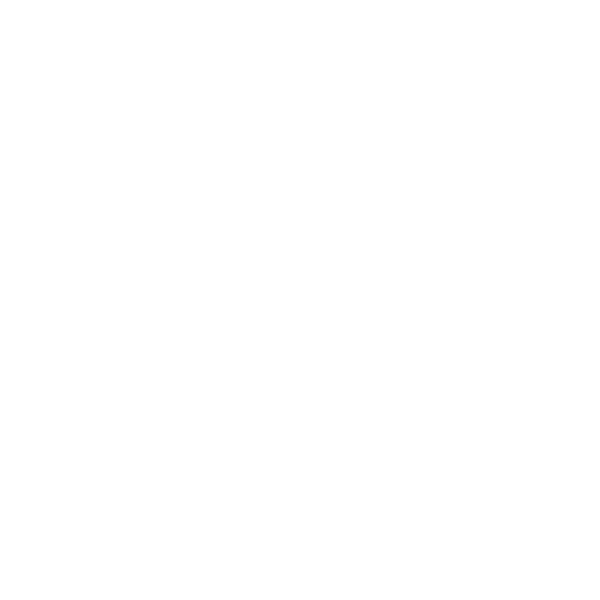
Frame 1 (no input)
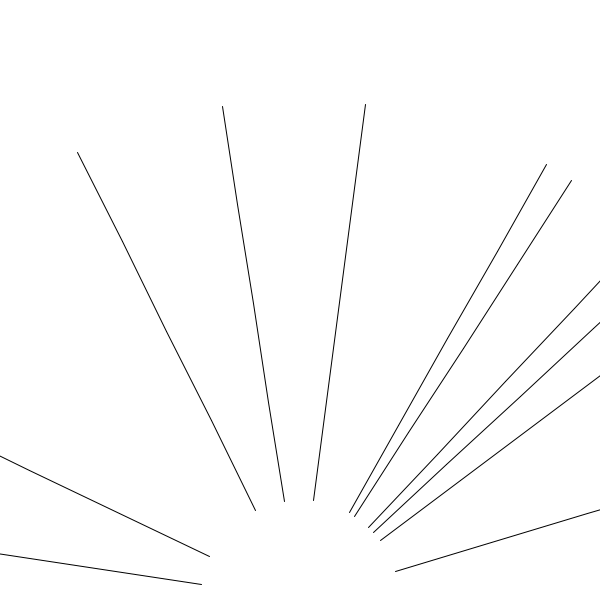
Frame 60 (the mouse pressed at the canvas centre just before this capture)
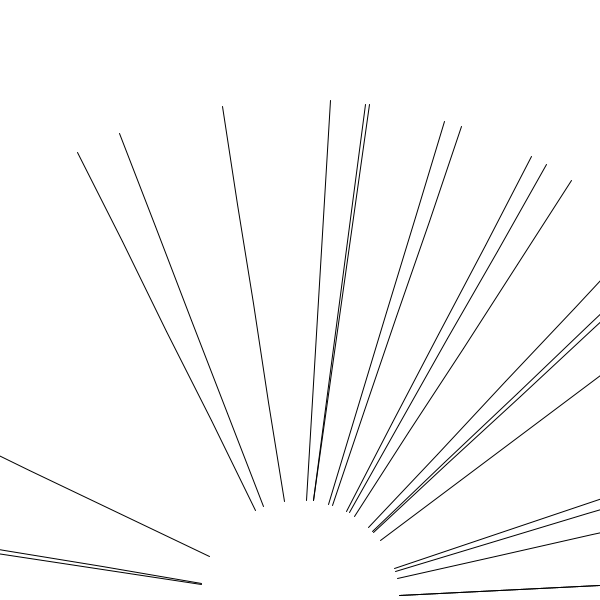
Frame 120 (the mouse held since frame 60 and released just before this capture)

The Processing sketch that drew these frames (run headless with seeded random() and noise(); from frame 60 on, the mouse is pressed at the canvas centre):

// Processing sketch: Lines
// ── Lines.pde
float x;
float y;
float xinc;
float yinc;
float lastx;
float lasty;
float degrees;
float speed = 100;
int total;

void setup() {
  size(600, 600);
  background(255);
  x = width/2;
  y = height;
  stroke(255);
}

void draw() {
  if (total >= 5) {
    degrees = random(0, 180);
    x = width/2;
    y = height;
    stroke(255, 0);
    total -= 5;
  }
  xinc = cos(radians(degrees)) * speed;
  yinc =- sin(radians(degrees)) * speed;
  x += xinc;
  y += yinc;
  line(x, y, lastx, lasty);
  lastx = x;
  lasty = y;
  stroke(0);
  println(total);
  total += 1;
}
